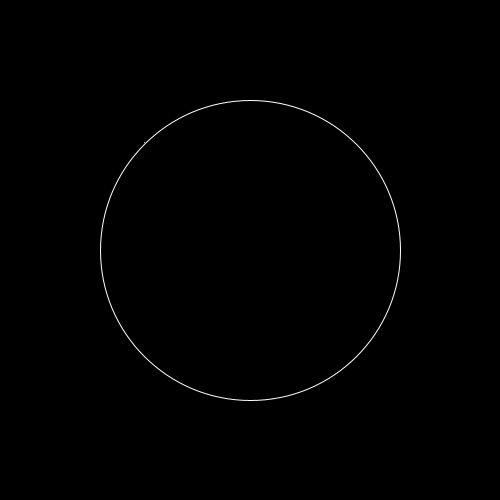
Frame 1 (no input)
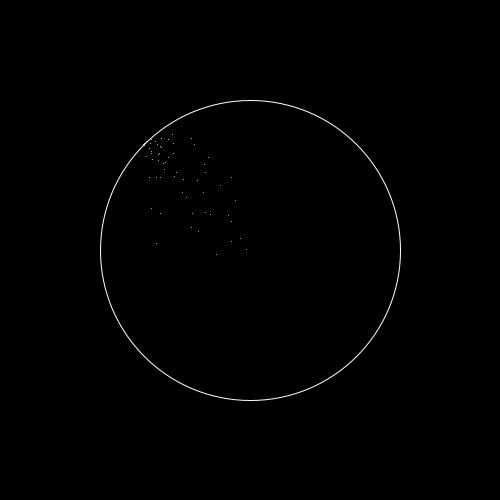
Frame 60 (the mouse pressed at the canvas centre just before this capture)
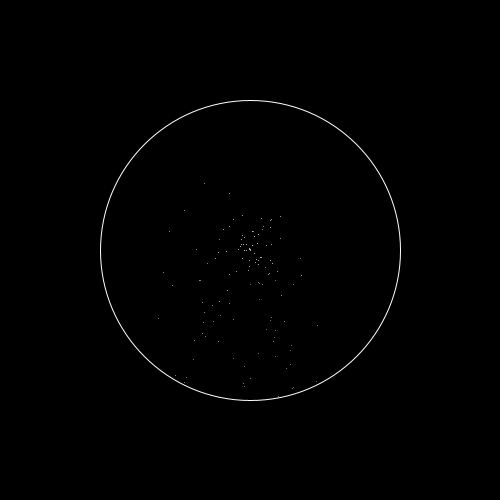
Frame 120 (the mouse held since frame 60 and released just before this capture)

The Processing sketch that drew these frames (run headless with seeded random() and noise(); from frame 60 on, the mouse is pressed at the canvas centre):

// Processing sketch: SimpleParticleSystem
// ── SimpleParticleSystem.pde
/**
 * Simple Particle System
 * by Daniel Shiffman.  
 * 
 * Particles are generated each cycle through draw(),
 * fall with gravity and fade out over time
 * A ParticleSystem object manages a variable size (ArrayList) 
 * list of particles. 
 */
 
ParticleSystem ps;

int diametreZone = 300;

void setup() {
  size(500,500);
  ps = new ParticleSystem(new PVector(width/2, 50));
}

void draw() {
  background(0);
   pushMatrix();
   translate(width/2, height/2);
  ps.addParticle(diametreZone/2);
  ps.run();
  popMatrix();
  
 noFill();
  stroke(255);
  ellipse(width/2,height/2,diametreZone, diametreZone);
}
// ── Particle.pde
// A simple Particle class
class Particle {
  PVector location;
  PVector velocity;
  PVector acceleration;
  float lifespan;

  PVector origin = new PVector();
  //int diameter = 500;
  int radius;

  Particle(PVector l, int r) {
    radius = r;
    acceleration = new PVector(0, 0.05);
    velocity = new PVector(random(-1, 1), random(-2, 0));

    //velocity = new PVector(random(-1, 1), random(-1, 1));
    //location = l.get();
    location = new PVector(mouseX - width/2, mouseY - height/2);
    /////////////////////////////////////////////
  
    location.limit(radius);
   
    /////////////////////////////////////////////
    lifespan = 255.0;
  }

  void run() {
    update();
    display();
  }

  // Method to update location
  void update() {
    velocity.add(acceleration);
    location.add(velocity);
    lifespan -= 1.0;
    /////////////////////////////////////////////
    if (location.dist(origin) > radius) {
    PVector n = location.get();
    n.normalize();
    n.mult(2*n.dot(velocity));
    velocity.sub(n);
    }
    /////////////////////////////////////////////
  }

  // Method to display
  void display() {
    stroke(255, lifespan);
    fill(255, lifespan);
    //ellipse(location.x,location.y,8,8);
    point(location.x, location.y);
  }

  // Is the particle still useful?
  boolean isDead() {
    if (lifespan < 0.0) {
      return true;
    } else {
      return false;
    }
  }
}
// ── ParticleSystem.pde
// A class to describe a group of Particles
// An ArrayList is used to manage the list of Particles 

class ParticleSystem {
  ArrayList<Particle> particles;
  PVector origin;

  ParticleSystem(PVector location) {
    origin = location.get();
    particles = new ArrayList<Particle>();
  }

  void addParticle(int diam) {
    particles.add(new Particle(origin, diam));
  }

  void run() {
    for (int i = particles.size()-1; i >= 0; i--) {
      Particle p = particles.get(i);
      p.run();
      if (p.isDead()) {
        particles.remove(i);
      }
    }
  }
}
